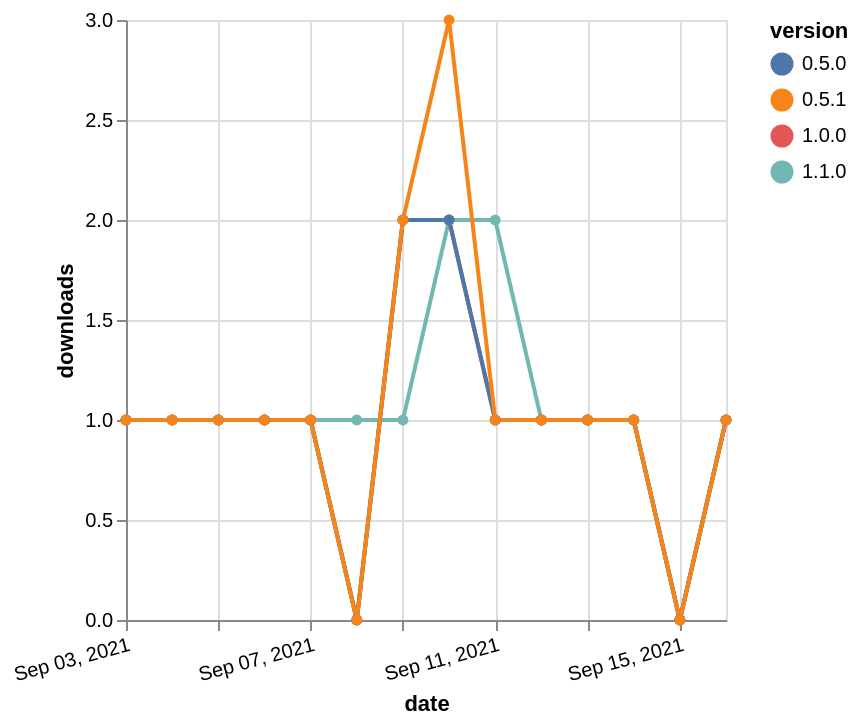

Write the Vega-Lite specification saved for this chart.
### Vega-Lite specification from a JSON file in a GitHub repository (floating-point values rounded to 4 significant figures)
{"$schema": "https://vega.github.io/schema/vega-lite/v5.json", "description": "A simple bar chart with embedded data.", "data": {"values": [{"date": "2021-09-03", "total": 159, "delta": 1, "version": "1.1.0"}, {"date": "2021-09-04", "total": 160, "delta": 1, "version": "1.1.0"}, {"date": "2021-09-05", "total": 161, "delta": 1, "version": "1.1.0"}, {"date": "2021-09-06", "total": 162, "delta": 1, "version": "1.1.0"}, {"date": "2021-09-07", "total": 163, "delta": 1, "version": "1.1.0"}, {"date": "2021-09-08", "total": 164, "delta": 1, "version": "1.1.0"}, {"date": "2021-09-09", "total": 165, "delta": 1, "version": "1.1.0"}, {"date": "2021-09-10", "total": 167, "delta": 2, "version": "1.1.0"}, {"date": "2021-09-11", "total": 169, "delta": 2, "version": "1.1.0"}, {"date": "2021-09-12", "total": 170, "delta": 1, "version": "1.1.0"}, {"date": "2021-09-13", "total": 171, "delta": 1, "version": "1.1.0"}, {"date": "2021-09-14", "total": 172, "delta": 1, "version": "1.1.0"}, {"date": "2021-09-15", "total": 172, "delta": 0, "version": "1.1.0"}, {"date": "2021-09-16", "total": 173, "delta": 1, "version": "1.1.0"}, {"date": "2021-09-03", "total": 179, "delta": 1, "version": "1.0.0"}, {"date": "2021-09-04", "total": 180, "delta": 1, "version": "1.0.0"}, {"date": "2021-09-05", "total": 181, "delta": 1, "version": "1.0.0"}, {"date": "2021-09-06", "total": 182, "delta": 1, "version": "1.0.0"}, {"date": "2021-09-07", "total": 183, "delta": 1, "version": "1.0.0"}, {"date": "2021-09-08", "total": 183, "delta": 0, "version": "1.0.0"}, {"date": "2021-09-09", "total": 185, "delta": 2, "version": "1.0.0"}, {"date": "2021-09-10", "total": 187, "delta": 2, "version": "1.0.0"}, {"date": "2021-09-11", "total": 188, "delta": 1, "version": "1.0.0"}, {"date": "2021-09-12", "total": 189, "delta": 1, "version": "1.0.0"}, {"date": "2021-09-13", "total": 190, "delta": 1, "version": "1.0.0"}, {"date": "2021-09-14", "total": 191, "delta": 1, "version": "1.0.0"}, {"date": "2021-09-15", "total": 191, "delta": 0, "version": "1.0.0"}, {"date": "2021-09-16", "total": 192, "delta": 1, "version": "1.0.0"}, {"date": "2021-09-03", "total": 203, "delta": 1, "version": "0.5.0"}, {"date": "2021-09-04", "total": 204, "delta": 1, "version": "0.5.0"}, {"date": "2021-09-05", "total": 205, "delta": 1, "version": "0.5.0"}, {"date": "2021-09-06", "total": 206, "delta": 1, "version": "0.5.0"}, {"date": "2021-09-07", "total": 207, "delta": 1, "version": "0.5.0"}, {"date": "2021-09-08", "total": 207, "delta": 0, "version": "0.5.0"}, {"date": "2021-09-09", "total": 209, "delta": 2, "version": "0.5.0"}, {"date": "2021-09-10", "total": 211, "delta": 2, "version": "0.5.0"}, {"date": "2021-09-11", "total": 212, "delta": 1, "version": "0.5.0"}, {"date": "2021-09-12", "total": 213, "delta": 1, "version": "0.5.0"}, {"date": "2021-09-13", "total": 214, "delta": 1, "version": "0.5.0"}, {"date": "2021-09-14", "total": 215, "delta": 1, "version": "0.5.0"}, {"date": "2021-09-15", "total": 215, "delta": 0, "version": "0.5.0"}, {"date": "2021-09-16", "total": 216, "delta": 1, "version": "0.5.0"}, {"date": "2021-09-03", "total": 200, "delta": 1, "version": "0.5.1"}, {"date": "2021-09-04", "total": 201, "delta": 1, "version": "0.5.1"}, {"date": "2021-09-05", "total": 202, "delta": 1, "version": "0.5.1"}, {"date": "2021-09-06", "total": 203, "delta": 1, "version": "0.5.1"}, {"date": "2021-09-07", "total": 204, "delta": 1, "version": "0.5.1"}, {"date": "2021-09-08", "total": 204, "delta": 0, "version": "0.5.1"}, {"date": "2021-09-09", "total": 206, "delta": 2, "version": "0.5.1"}, {"date": "2021-09-10", "total": 209, "delta": 3, "version": "0.5.1"}, {"date": "2021-09-11", "total": 210, "delta": 1, "version": "0.5.1"}, {"date": "2021-09-12", "total": 211, "delta": 1, "version": "0.5.1"}, {"date": "2021-09-13", "total": 212, "delta": 1, "version": "0.5.1"}, {"date": "2021-09-14", "total": 213, "delta": 1, "version": "0.5.1"}, {"date": "2021-09-15", "total": 213, "delta": 0, "version": "0.5.1"}, {"date": "2021-09-16", "total": 214, "delta": 1, "version": "0.5.1"}]}, "width": "container", "mark": {"type": "line", "point": {"filled": true}}, "encoding": {"x": {"field": "date", "type": "temporal", "timeUnit": "yearmonthdate", "title": "date", "axis": {"labelAngle": -15}}, "y": {"field": "delta", "type": "quantitative", "title": "downloads"}, "color": {"field": "version", "type": "nominal"}, "tooltip": {"field": "delta"}}}
